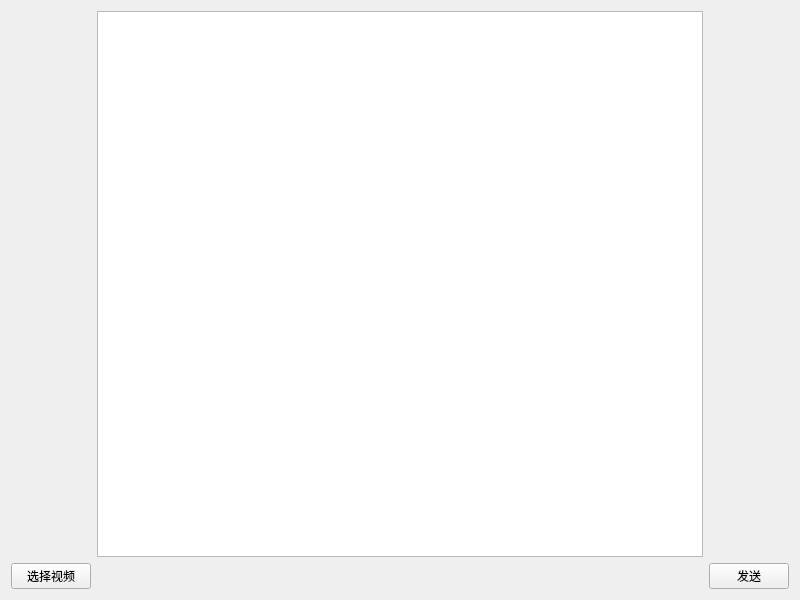
<?xml version="1.0" encoding="UTF-8"?>
<ui version="4.0">
 <class>Widget</class>
 <widget class="QWidget" name="Widget">
  <property name="geometry">
   <rect>
    <x>0</x>
    <y>0</y>
    <width>800</width>
    <height>600</height>
   </rect>
  </property>
  <property name="windowTitle">
   <string>Widget</string>
  </property>
  <layout class="QGridLayout" name="gridLayout">
   <item row="1" column="2">
    <spacer name="horizontalSpacer">
     <property name="orientation">
      <enum>Qt::Horizontal</enum>
     </property>
     <property name="sizeHint" stdset="0">
      <size>
       <width>575</width>
       <height>20</height>
      </size>
     </property>
    </spacer>
   </item>
   <item row="1" column="0">
    <widget class="QPushButton" name="buttonFile">
     <property name="text">
      <string>选择视频</string>
     </property>
    </widget>
   </item>
   <item row="1" column="3">
    <widget class="QPushButton" name="buttonSend">
     <property name="text">
      <string>发送</string>
     </property>
    </widget>
   </item>
   <item row="0" column="2">
    <widget class="QTextEdit" name="textEdit"/>
   </item>
  </layout>
 </widget>
 <resources/>
 <connections/>
</ui>
